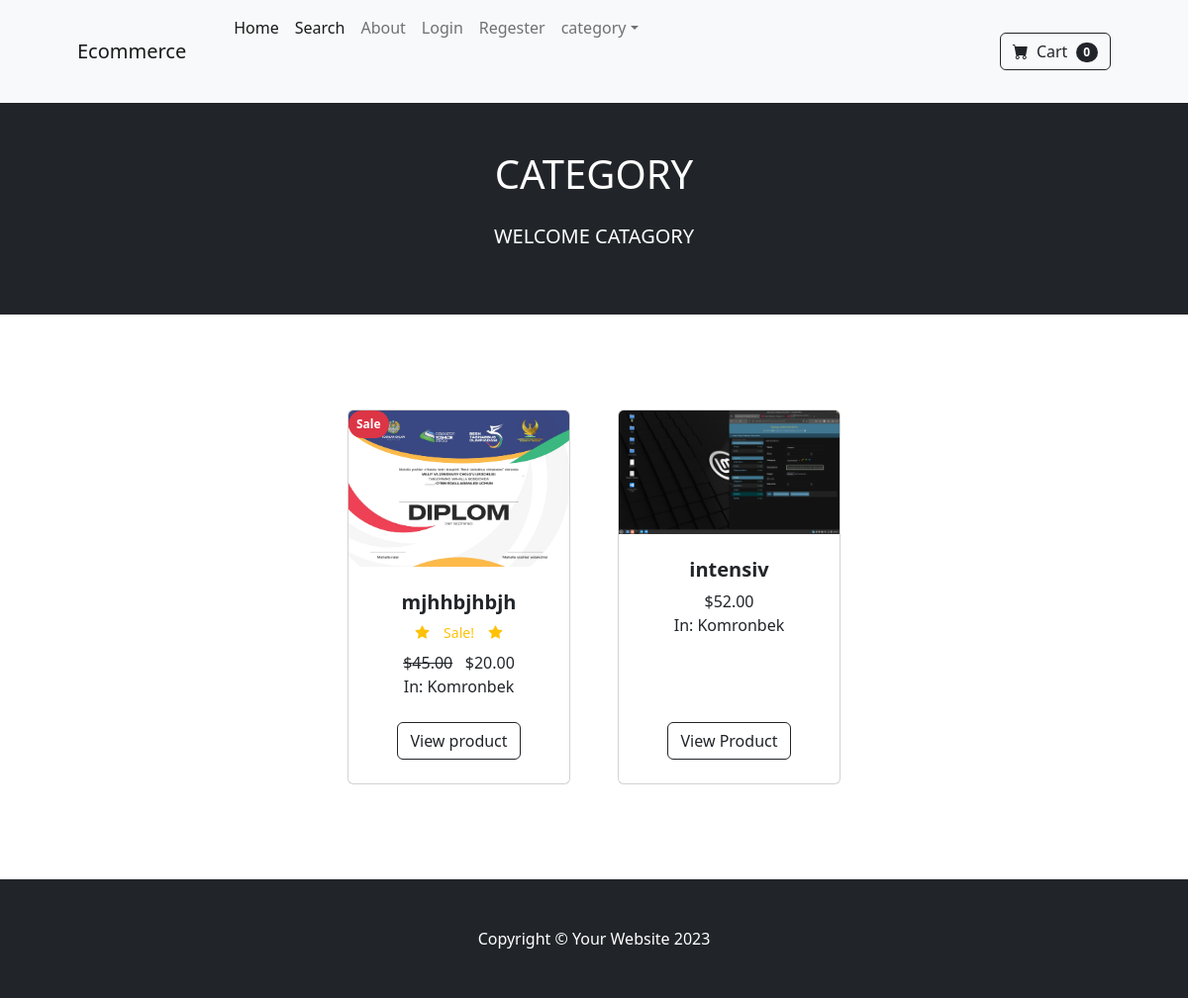
Screenshot of /category/Komronbek with the database file from the repository.
### store/models.py (models this page shows, shortened)
class Product(models.Model):
    name = models.CharField(max_length=100)
    price = models.DecimalField(default=0, decimal_places=2, max_digits=6)
    category = models.ForeignKey(Category, on_delete=models.CASCADE)
    description = models.CharField(max_length=200, default='')
    image = models.ImageField(upload_to='uploads/products/')
    is_sale = models.BooleanField(default=False)
    sale_price = models.DecimalField(default=0, decimal_places=2, max_digits=6)

class Category(models.Model):
    name = models.CharField(max_length=50)
    def __str__(self):
        return self.name
    class Meta:
        verbose_name_plural = 'Categories'

### store/views.py (the view)
# urls.py: path('category/<str:foo>', views.category, name='category' ),
def category(request, foo):
    foo = foo.replace('-', ' ')
    try:
        category = Category.objects.get(name=foo)
        products = Product.objects.filter(category=category)
        return render(request, 'category.html', {'products':products, 'category':category})
    except:
        messages.success(request, ("Category dosn't exist  "))
        return redirect('home')

### cart/cart.py (called while the page is built)
    def __len__(self):
        return len(self.cart)

### cart/context_processors.py (called while the page is built)
def cart(request):
    return {'cart': Cart(request)}

### store/templates/category.html
{%  extends 'base.html' %}
{% load static %}
{% block content %}
            <header class="bg-dark text-white py-5">
                <div class="container px-4 px-lg-5">
                    <div class="text-center text-uppercase">
                        <h1 class="mb-4">category</h1>
                        <p class="lead">Welcome catagory</p>
                    </div>
                </div>
            </header>
        <section class="py-5">
            <div class="container px-4 px-lg-5 mt-5">
                <div class="row gx-4 gx-lg-5 row-cols-2 row-cols-md-3 row-cols-xl-4 justify-content-center">
                    {% for product in products %}
                        {% if product.is_sale %}
                        <div class="col mb-5">
                            <div class="card h-100">
                                <dev class="badge bg-danger text-white position-absolute top-0 start-0 p-2 rounded-pill">Sale</dev>
                                <img class="card-img-top" src="{{ product.image.url}}" alt="..." />
                                <div class="card-body p-4">
                                    <div class="text-center">
                                        <h5 class="fw-bolder">{{ product.name }}</h5>
                                        <div class="d-flex justify-content-center small text-warning mb-2">
                                            <div class="bi-star-fill"></div>
                                            &nbsp; &nbsp; Sale! &nbsp; &nbsp;
                                            <div class="bi-star-fill"></div>
                                        </div>
                                        <strike>${{ product.price }}</strike>
                                        &nbsp;
                                        ${{ product.sale_price }}
                                        <br/>
                                        In: {{ product.category }}
                                    </div>
                                </div>
                                <div class="card-footer p-4 pt-0 border-top-0 bg-transparent">
    <div class="text-center"><a class="btn btn-outline-dark mt-auto" href="{% url 'product' product.id %}">View product</a></div>
                                </div>
                            </div>
                        </div>
                        {% else %}
                    <div class="col mb-5">
                        <div class="card h-100">
                            <img class="card-img-top" src="{{ product.image.url}}" alt="..." />
                            <div class="card-body p-4">
                                <div class="text-center">
                                    <h5 class="fw-bolder">{{ product.name }}</h5>
                                    ${{ product.price  }}
                                    <br/>
                                    In: {{ product.category }}
                                </div>
                            </div>
                            <div class="card-footer p-4 pt-0 border-top-0 bg-transparent">
    <div class="text-center"><a class="btn btn-outline-dark mt-auto" href="{% url 'product' product.id %}">View Product</a></div>
                            </div>
                        </div>
                    </div>
                        {% endif %}
                    {% endfor %}
                </div>
            </div>
        </section>
{% endblock%}

### rows the page displays
Product: image (picture), name "mjhhbjhbjh", price "45.00", sale_price "20.00", category "Komronbek"
Product: image (picture), name "intensiv", price "52.00", category "Komronbek"

### other values shown
{{ cart|length }} "0"
